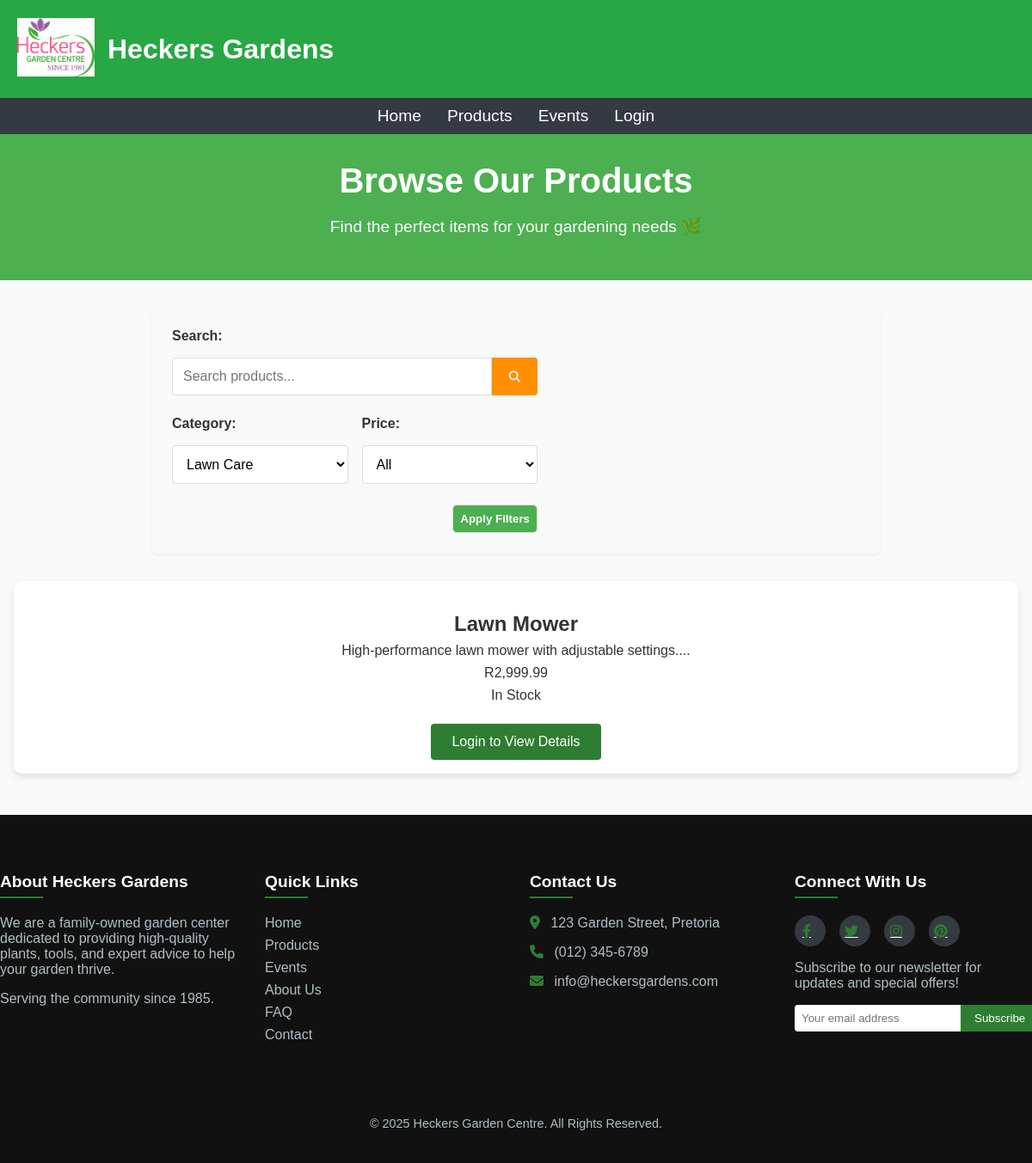
Page /views/products.php?category=3 on the committed database.
### tables this page shows
CREATE TABLE `product_description` (
  `description_id` int(11) NOT NULL,
  `product_id` int(11) NOT NULL,
  `detailed_description` text DEFAULT NULL,
  `image_url` varchar(255) DEFAULT NULL,
  `additional_info` text DEFAULT NULL,
  `created_at` datetime DEFAULT current_timestamp()
);

CREATE TABLE `products` (
  `product_id` int(11) NOT NULL,
  `name` varchar(255) NOT NULL,
  `description` text DEFAULT NULL,
  `price` decimal(10,2) NOT NULL,
  `stock` int(11) DEFAULT 0,
  `category_id` int(11) DEFAULT NULL,
  `created_at` timestamp NOT NULL DEFAULT current_timestamp()
);

### views/products.php (the view, shortened to what this page needs)
<?php
include '../includes/header.php';
include_once '../database/db_connect.php';
?>
<?php
$category_query = "SELECT category_id, name FROM categories";
$category_result = $conn->query($category_query);
$category_filter = isset($_GET['category']) ? $_GET['category'] : '';
$search_query = isset($_GET['search']) ? $_GET['search'] : '';
$sql = "SELECT p.product_id, p.name, p.description, p.price, p.stock, d.image_url
        FROM products p
        LEFT JOIN product_description d ON p.product_id = d.product_id";
$filters = [];
if ($category_filter) {
    $filters[] = "p.category_id = '" . $conn->real_escape_string($category_filter) . "'";
}
if (count($filters) > 0) {
    $sql .= " WHERE " . implode(' AND ', $filters);
}
$result = $conn->query($sql);
?>
<!DOCTYPE html>
<html lang="en">
<head>
    <link rel="stylesheet" href="../assets/css/products.css">
    <link rel="stylesheet" href="https://cdnjs.cloudflare.com/ajax/libs/font-awesome/6.4.0/css/all.min.css">
</head>
<body>
    <main>
        <section class="page-header">
            <h1>Browse Our Products</h1>
            <p>Find the perfect items for your gardening needs 🌿</p>
        </section>
        <div class="filter-box container">
            <form method="GET" action="products.php" class="filter-container">
                <div class="search-section">
                    <label for="search">Search:</label>
                    <div class="search-input-group">
                        <input type="text" id="search" name="search" placeholder="Search products..." value="<?php echo htmlspecialchars($search_query); ?>">
                        <button type="submit" aria-label="Search"><i class="fas fa-search"></i></button>
                    </div>
                </div>
                <div class="filter-section">
                    <div class="filter-row">
                        <div class="filter-group">
                            <label for="category">Category:</label>
                            <select name="category" id="category">
                                <?php if ($category_result->num_rows > 0): ?>
                                    <?php while ($row = $category_result->fetch_assoc()): ?>
                                        <option value="<?php echo $row['category_id']; ?>" <?php echo $category_filter == $row['category_id'] ? 'selected' : ''; ?>>
                                            <?php echo $row['name']; ?>
                                        </option>
                                    <?php endwhile; ?>
                                <?php endif; ?>
                            </select>
                        </div>
                        <div class="filter-group">
                            <label for="price">Price:</label>
                            <select name="price" id="price">
                                <option value="">All</option>
                            </select>
                        </div>
                    </div>
                    <div class="filter-actions">
                        <button type="submit" class="btn">Apply Filters</button>
                    </div>
                </div>
            </form>
        </div>
        <div class="products-container container">
            <?php if ($result->num_rows > 0): ?>
                <?php while ($row = $result->fetch_assoc()): ?>
                    <div class="product-card">
                        <div class="product-info">
                            <h2><?php echo $row['name']; ?></h2>
                            <p class="description"><?php echo substr($row['description'], 0, 100) . '...'; ?></p>
                            <p class="price">R<?php echo number_format($row['price'], 2); ?></p>
                            <p class="stock"><?php echo $row['stock'] > 0 ? "In Stock" : "Out of Stock"; ?></p>
                        </div>
                        <?php if(isset($_SESSION['user_id'])): ?>
                        <a href="product_details.php?product_id=<?php echo $row['product_id']; ?>" class="btn view-details">View Details</a>
                        <?php else: ?>
                        <a href="login.php" class="btn view-details">Login to View Details</a>
                        <?php endif; ?>
                    </div>
                <?php endwhile; ?>
            <?php else: ?>
                <p>No products match your filters.</p>
            <?php endif; ?>
        </div>
    </main>
    <?php include '../includes/footer.php';  ?>
</body>
</html>

### assets/css/products.css (style rules this page uses)
body { font-family: 'Arial', sans-serif; background-color: #f9f9f9; margin: 0; padding: 0; color: #333; }
.page-header { text-align: center; padding: 2rem 1rem; background: #4caf50; color: #fff; }
.page-header h1 { font-size: 2.5rem; }
.page-header p { font-size: 1.2rem; }
.filter-box { background: #fff; padding: 1rem; border-radius: 10px; margin: 2rem auto; max-width: 800px; display: flex; gap: 1rem; flex-wrap: wrap; justify-content: space-between; box-shadow: 0 4px 8px rgba(0, 0, 0, 0.1); }
.filter-group { flex: 1 1 45%; display: flex; flex-direction: column; }
.filter-box label { font-weight: bold; margin-bottom: 0.5rem; }
.filter-box select, .filter-box .btn { padding: 0.5rem; border: 1px solid #ddd; border-radius: 5px; }
.filter-box .btn { background: #4caf50; color: #fff; cursor: pointer; font-weight: bold; transition: background 0.3s ease; }
.products-container { display: grid; grid-template-columns: repeat(auto-fit, minmax(300px, 1fr)); gap: 2rem; max-width: 1200px; margin: 2rem auto; padding: 0 1rem; }
.product-card { background: #fff; border-radius: 10px; overflow: hidden; box-shadow: 0 4px 8px rgba(0, 0, 0, 0.1); text-align: center; padding: 1rem; transition: transform 0.3s ease, box-shadow 0.3s ease; }
.product-info h2 { font-size: 1.5rem; margin-bottom: 0.5rem; }
.product-info p { margin: 0.5rem 0; }
.view-details { display: inline-block; background: #4caf50; color: #fff; padding: 0.5rem 1.5rem; text-decoration: none; border-radius: 5px; font-size: 1rem; margin-top: 1rem; transition: background 0.3s ease; }

### includes/header.php (style rules this page uses)
body { font-family: 'Arial', sans-serif; margin: 0; padding: 0; background-color: #f8f9fa; color: #333; }
h1 { font-size: 2rem; margin: 0; color: white; }

### views/products.php (style rules this page uses)
.filter-box { background-color: #f9f9f9; padding: 1.5rem; border-radius: 8px; margin-bottom: 2rem; box-shadow: 0 2px 4px rgba(0,0,0,0.05); }
.filter-container { display: flex; flex-direction: column; gap: 1.5rem; }
.search-section { display: flex; flex-direction: column; gap: 0.5rem; }
.search-section label { font-weight: 600; font-size: 1rem; color: #333; }
.search-input-group { display: flex; width: 100%; }
.search-input-group input { flex: 1; padding: 0.75rem; border: 1px solid #ddd; border-radius: 4px 0 0 4px; font-size: 1rem; }
.search-input-group button { background-color: #ff8f00; color: white; border: none; padding: 0 1.25rem; border-radius: 0 4px 4px 0; cursor: pointer; font-weight: 500; transition: background-color 0.3s ease; display: flex; align-items: center; justify-content: center; }
.filter-section { display: flex; flex-direction: column; gap: 0.5rem; }
.filter-section label { font-weight: 600; font-size: 1rem; color: #333; }
.filter-row { display: flex; flex-wrap: wrap; gap: 1rem; align-items: center; }
.filter-group { flex: 1; min-width: 200px; display: flex; flex-direction: column; gap: 0.5rem; }
.filter-group select { padding: 0.75rem; border: 1px solid #ddd; border-radius: 4px; font-size: 1rem; background-color: white; }
.filter-actions { display: flex; justify-content: flex-end; margin-top: 1rem; }
.btn { background-color: #2e7d32; color: white; border: none; padding: 0.75rem 1.5rem; border-radius: 4px; cursor: pointer; font-weight: 500; transition: background-color 0.3s ease; }

### rows in the picture
product_description: product.name "Lawn Mower", product.description "High-performance lawn mower with adjustable settings.", product.price "2,999.99"

### other values in the picture
form field category "Lawn Care"
